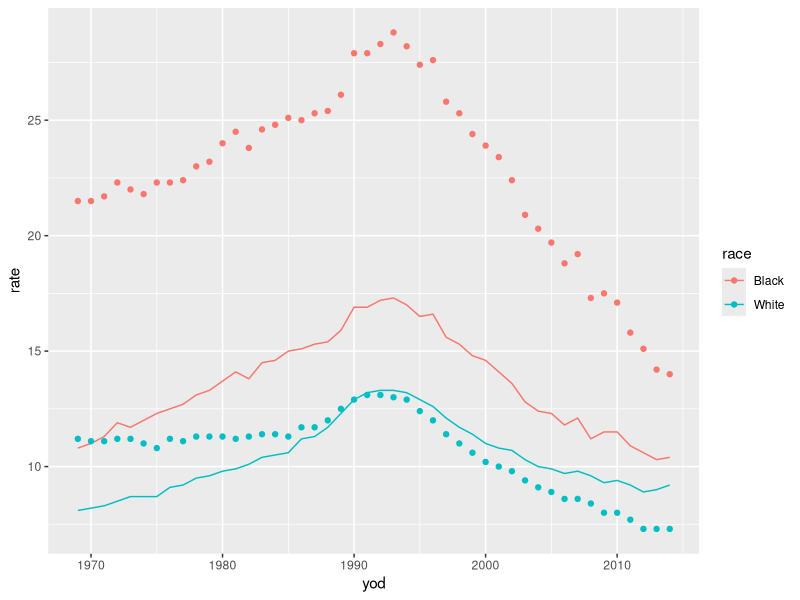
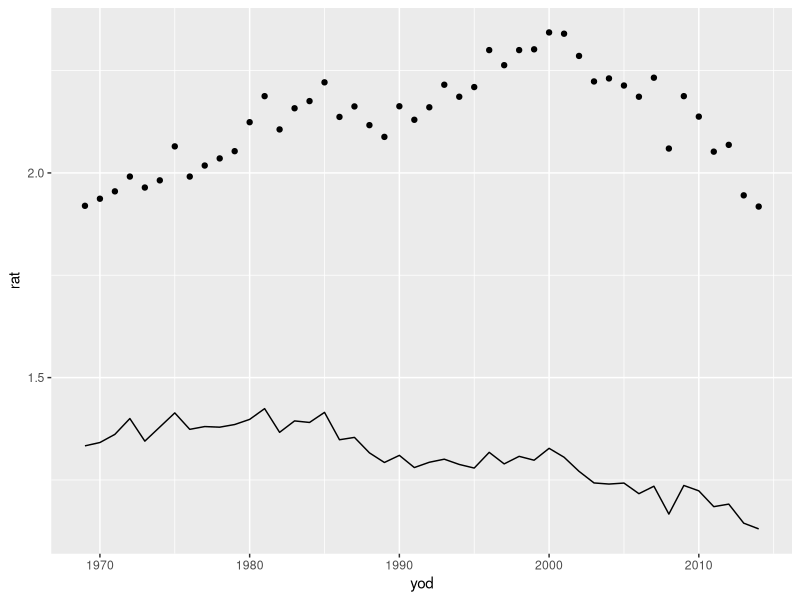

Source code (R) for these figures, in order:
library(dplyr)
library(ggplot2)
cr <- read.csv("mortalitycrude.csv", stringsAsFactors = FALSE)
aa <- read.csv("mortalityageadjusted.csv", stringsAsFactors = FALSE)
names(cr) <- c("race", "yod", "rate", "cnt", "pop")
names(aa) <- c("race", "yod", "rate", "cnt", "pop")
cr <- cr %>% filter(race %in% c("Black", "White"), nchar(yod)==4) 
cr <- cr %>% mutate(yod = as.numeric(yod))
aa <- aa %>% filter(race %in% c("Black", "White"), nchar(yod)==4)
aa <- aa %>% mutate(yod = as.numeric(yod))

ggplot(data = cr, aes(x=yod, y=rate, color=race)) + geom_line() + geom_point(data = aa, aes(x=yod, y=rate, color=race))

crrat <- cr %>% filter(race == "White") %>% merge(cr %>% filter(race == "Black"), by = "yod")
crrat <- crrat %>% mutate(rat = rate.y/rate.x)
aarat <- aa %>% filter(race == "White") %>% merge(aa %>% filter(race == "Black"), by = "yod")
aarat <- aarat %>% mutate(rat = rate.y/rate.x)

ggplot(data = crrat, aes(x=yod, y=rat)) + geom_line() + geom_point(data = aarat, aes(x=yod, y=rat))
